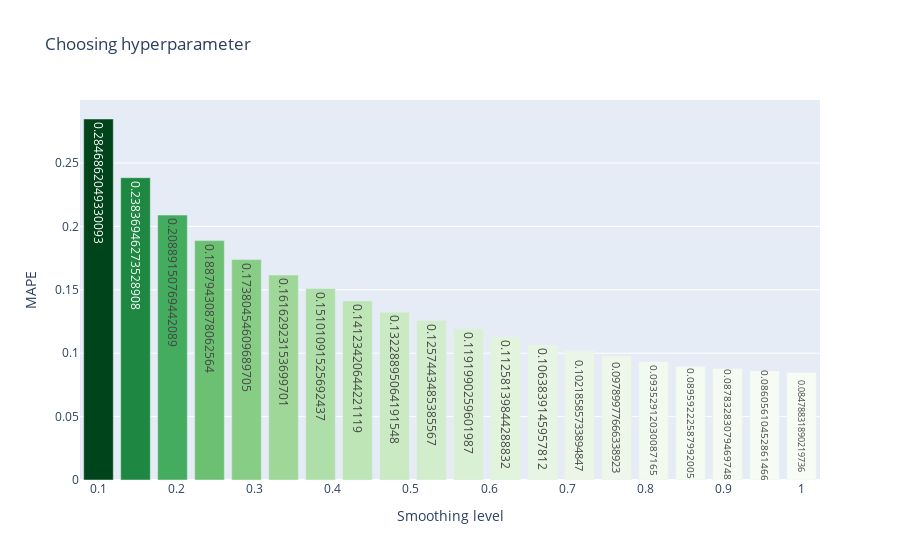

The notebook cell saved with this chart:
### Markdown cell above
### Simple Exponential Method

### Code cell
# first we need to find the suitable smoothing_level which is a hyperparameter

temp_storage=[]
temp_range=np.linspace(0.1,1,20)
for i in temp_range:
    test_model= SimpleExpSmoothing(train_data['Sales']).fit(smoothing_level=i)
    temp_storage.append(MAPE(test_data['Sales'],test_model.predict(start=test_data.index[0],end=test_data.index[-1])))
    
fig=go.Figure()
fig.add_bar(x=temp_range,y=temp_storage,text=temp_storage,marker=dict(color=temp_storage,
                                                    colorscale='greens',))
fig.update_layout(title='Choosing hyperparameter',
                  xaxis_title='Smoothing level',
                  yaxis_title='MAPE',)
fig.show()

### Figure 1 — Plotly figure (JSON) as saved in the notebook; plotly's stock layout.template omitted (floating-point values rounded to 4 significant figures)
{"data": [{"marker": {"color": [0.2847, 0.2384, 0.2089, 0.1888, 0.1738, 0.1616, 0.151, 0.1412, 0.1323, 0.1257, 0.1192, 0.1126, 0.1064, 0.1022, 0.0979, 0.09353, 0.08959, 0.08783, 0.08606, 0.08479], "colorscale": [[0, "rgb(247,252,245)"], [0.125, "rgb(229,245,224)"], [0.25, "rgb(199,233,192)"], [0.375, "rgb(161,217,155)"], [0.5, "rgb(116,196,118)"], [0.625, "rgb(65,171,93)"], [0.75, "rgb(35,139,69)"], [0.875, "rgb(0,109,44)"], [1, "rgb(0,68,27)"]]}, "text": ["0.2846862049330093", "0.23836946273528908", "0.20889150769442089", "0.18879430878062564", "0.17380454609689705", "0.16162923153699701", "0.15101091525692437", "0.14123420644221119", "0.13228895064191548", "0.1257443485385567", "0.1191990259601987", "0.11258139844288832", "0.1063839145957812", "0.10218585733894847", "0.09789977666338923", "0.09352912030087165", "0.08959222587992005", "0.08783283079469748", "0.08605610452861466", "0.08478831890219736"], "type": "bar", "x": [0.1, 0.1474, 0.1947, 0.2421, 0.2895, 0.3368, 0.3842, 0.4316, 0.4789, 0.5263, 0.5737, 0.6211, 0.6684, 0.7158, 0.7632, 0.8105, 0.8579, 0.9053, 0.9526, 1], "y": [0.2847, 0.2384, 0.2089, 0.1888, 0.1738, 0.1616, 0.151, 0.1412, 0.1323, 0.1257, 0.1192, 0.1126, 0.1064, 0.1022, 0.0979, 0.09353, 0.08959, 0.08783, 0.08606, 0.08479]}], "layout": {"title": {"text": "Choosing hyperparameter"}, "xaxis": {"title": {"text": "Smoothing level"}}, "yaxis": {"title": {"text": "MAPE"}}}}
